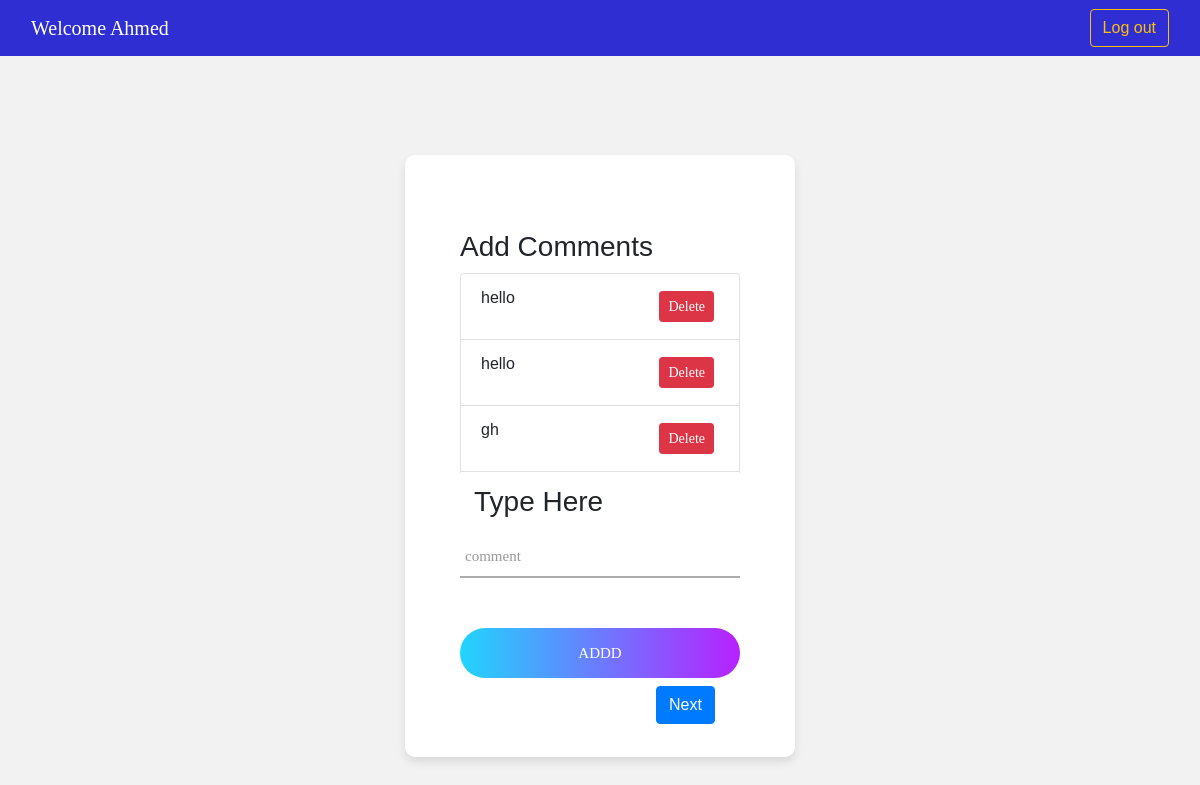
The app's page /comment.html/ (signed in), older data.
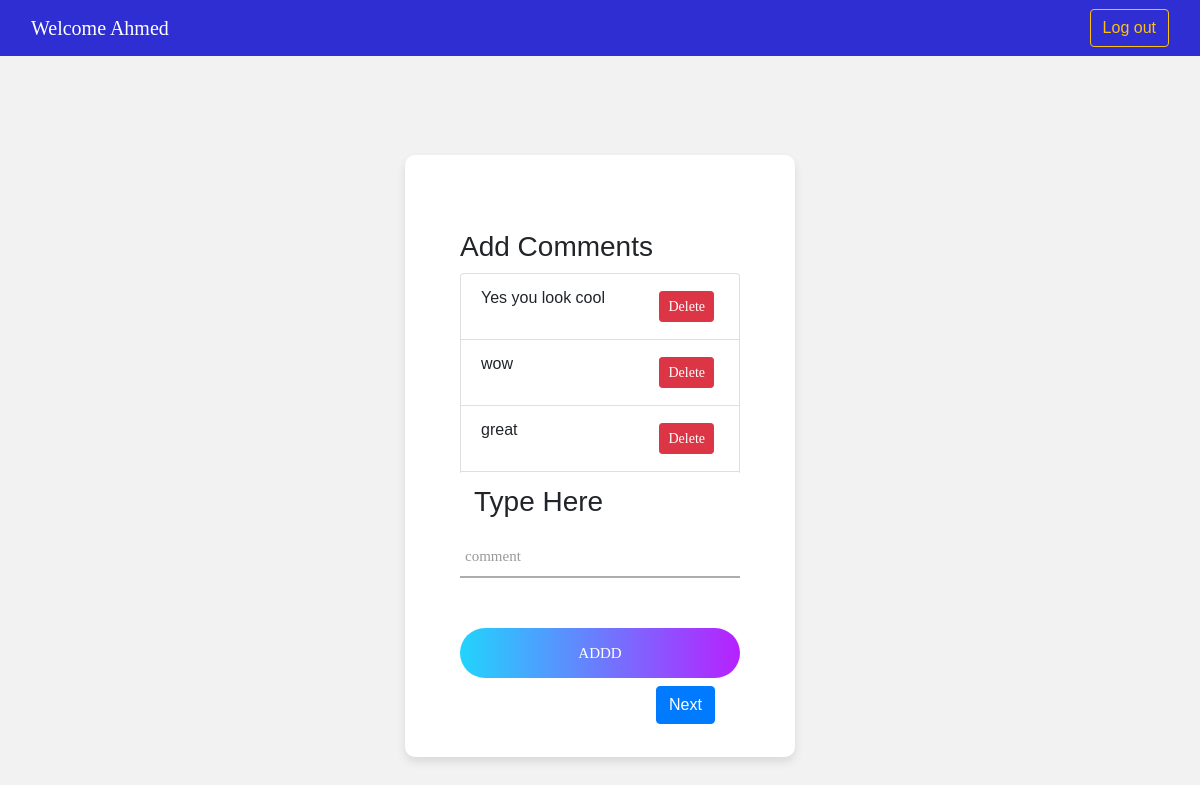
The same page, newer data.
### insta/models.py (models this page shows)
class Comments(models.Model):
    user_email = models.CharField(max_length=100,default="None" )
    comment = models.CharField(max_length=200,default=None )

### insta/views.py (the view, shortened to what this page needs)
# urls.py: path('comment.html/',views.save_commentt,name="save_commentt"),
def save_commentt(request):
   return comment_view(request)

### insta/views.py (called while the page is built)
@login_required(login_url='/')
def comment_view(request):
   obj=Comments.objects.filter(user_email=request.user).all().values()
   return render(request,'comment.html',{'comments':list(obj)})

### insta/templates/comment.html (shortened to what this page needs)
<!DOCTYPE html>
<html lang="en">
<head>
	<link rel="stylesheet" type="text/css" href="../static/vendor/bootstrap/css/bootstrap.min.css">
	<link rel="stylesheet" type="text/css" href="../static/fonts/font-awesome-4.7.0/css/font-awesome.min.css">
	<link rel="stylesheet" type="text/css" href="../static/fonts/iconic/css/material-design-iconic-font.min.css">
	<link rel="stylesheet" type="text/css" href="../static/vendor/animate/animate.css">
	<link rel="stylesheet" type="text/css" href="../static/vendor/css-hamburgers/hamburgers.min.css">
	<link rel="stylesheet" type="text/css" href="../static/vendor/animsition/css/animsition.min.css">
	<link rel="stylesheet" type="text/css" href="../static/vendor/select2/select2.min.css">
	<link rel="stylesheet" type="text/css" href="../static/vendor/daterangepicker/daterangepicker.css">
	<link rel="stylesheet" type="text/css" href="../static/css/util.css">
	<link rel="stylesheet" type="text/css" href="../static/css/main.css">
</head>
<body>
	<nav class="navbar">
		<div class="container-fluid">
			<p class="navbar-brand">
				Welcome Ahmed
			</p>
			<li>
				<form action=" {%url 'logout_user'%} " method="post">
						<button  class="btn btn-outline-warning" type="Submit">Log out</button>
					</form>
			</li>
		</div>
	</nav>
	<div class="limiter">
		<div class="container-login100">
			<div class="wrap-login100">
				<form class="login100-form validate-form" action=" {%url 'save_commentt'%} " method="post">
                    <h3>Add Comments</h3>
                    <div>
                        <ul style="margin-top: 10px;margin-bottom:10px;height: 200px; overflow: auto" class="list-group">
							{% for comment in comments %}
                            	<li class="list-group-item">{{ comment.comment }}
									<a style="float:right; margin:5px; color: white;" href="/comment.html/{{comment.comment}}/" class="btn btn-danger btn-sm" >Delete</a>
								</li>
							{% endfor %}
						</ul>
					</div>
                        <h3 style="margin: 14px;">Type Here</h3>
                    <div class="wrap-input100 " >
						<input class="input100" type="text" name="comment">
						<span class="focus-input100" data-placeholder="comment"></span>
					</div>
					<div class="container-login100-form-btn">
						<div class="wrap-login100-form-btn">
							<div class="login100-form-bgbtn"></div>
							<button class="login100-form-btn" type="submit">Addd</button>
						</div>
					</div>
                    <button style="margin-left:70%; margin-top: 8px;" type="button" class="btn btn-primary" onclick="location.href='{% url 'status' %}'">Next</button>
				</form>
			</div>
		</div>
	</div>
</body>
</html>

Row changes from the older to the newer data that the page shows:
removed Comments: comment "hello"
removed Comments: comment "hello"
removed Comments: comment "gh"
added Comments: comment "Yes you look cool"
added Comments: comment "wow"
added Comments: comment "great"
